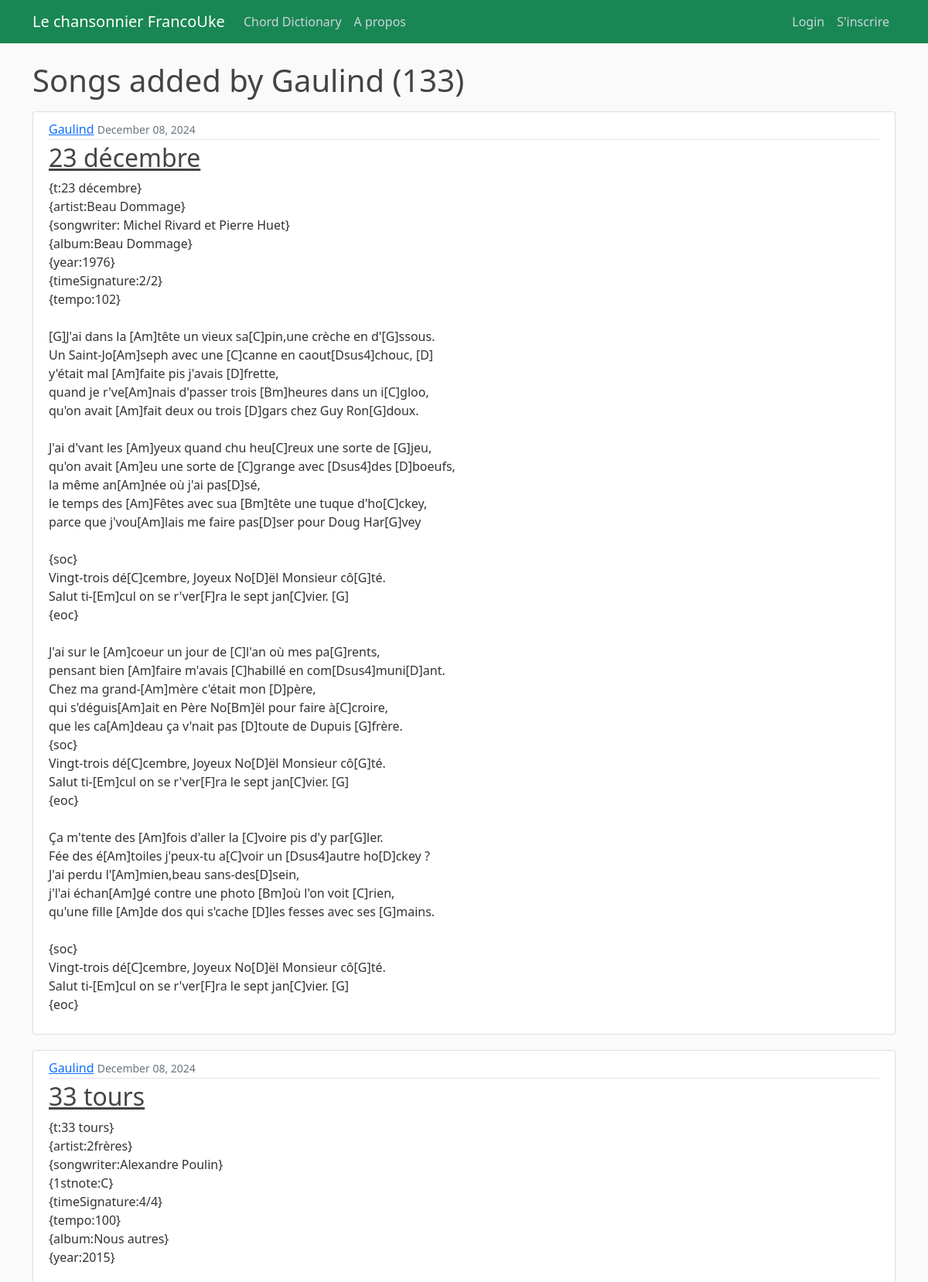
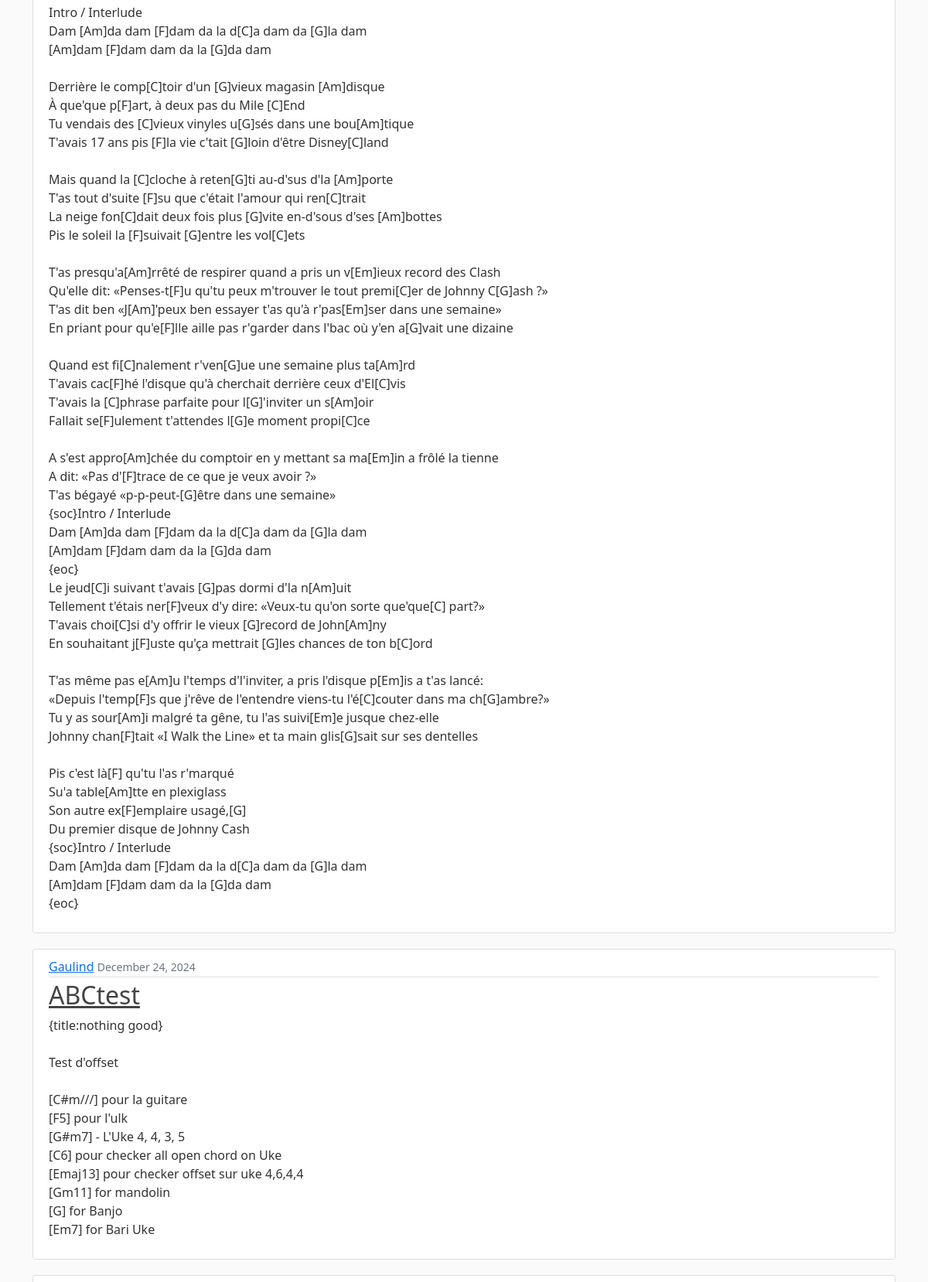
The page /user/Gaulind (upper part) on the database its author committed (2 pictures, top to bottom).
### songbook/models.py (models this page shows, shortened)
class Song(models.Model):
    songTitle = models.CharField(max_length=100, blank=True, null=True)
    songChordPro = models.TextField()  # Original
    lyrics_with_chords = models.JSONField(null=True, blank=True)
    metadata = models.JSONField(blank=True, null=True)  # Stores metadata as JSON
    date_posted = models.DateField(default=timezone.now)
    contributor = models.ForeignKey(User, on_delete=models.CASCADE)
    abc_notation = models.TextField(blank=True, null=True, help_text="Optional ABC notation for this song.")
    tags = TaggableManager(blank=True)

### songbook/views.py (the view)
# urls.py: path('user/<str:username>', UserSongListView.as_view(), name='user-songs'),
class UserSongListView (ListView):
    model = Song
    template_name = 'songbook/user_songs.html'
    context_object_name = 'songs'
    ordering = ['songTitle']
    paginate_by = 15
    def get_queryset(self):
        user = get_object_or_404(User, username=self.kwargs.get('username'))
        return Song.objects.filter(contributor=user).order_by('songTitle')

### songbook/templates/songbook/user_songs.html (shortened to what this page needs)
{% extends "songbook/base.html" %}
{% block content %}
    <h1 class="mb-3">Songs added by {{ view.kwargs.username}} ({{ page_obj.paginator.count}})</h1>
    {% for song in songs %}
        <article class="media content-section">
            <div class="media-body">
            <div class="article-metadata">
                <a class="mr-2" href="{% url 'user-songs' song.contributor.username %}">{{ song.contributor }}</a>
                <small class="text-muted">{{ song.date_posted|date:"F d, Y" }}</small>
            </div>
            <h2><a class="article-title" href="{% url 'song-detail' song.id%}">{{ song.songTitle }}</a></h2>
            <p class="article-content">{{ song.songChordPro }}</p>
            </div>
        </article>
    {% endfor %}
{% endblock content %}

### songbook/static/songbook/main.css (style rules this page uses)
body { background: #fafafa; color: #333333; margin-top: 5rem; }
h1, h2, h3, h4, h5, h6 { color: #444444; }
.content-section { background: #ffffff; padding: 10px 20px; border: 1px solid #dddddd; border-radius: 3px; margin-bottom: 20px; }
.article-title { color: #444444; }
.article-content { white-space: pre-line; }
.article-metadata { padding-bottom: 1px; margin-bottom: 4px; border-bottom: 1px solid #e3e3e3 }

### rows shown on the page
Song: contributor "Gaulind", date_posted "December 08, 2024", songTitle "23 décembre", songChordPro "{t:23 décembre} {artist:Beau Dommage} {songwriter: Michel Rivard et Pierre Huet} {album:Beau Dommage} {year:1976} {timeSignature:2/2} {tempo:102} [G]J'ai dans la [Am]tête un vieux sa[C]pin,une crèche en d'[G]ssous. Un Saint-Jo[Am]seph avec une [C]canne en caout[Dsus4]chouc, [D] y'était mal [Am]faite pis j'avais [D]frette, quand je r've[Am]nais d'passer trois [Bm]heures dans un i[C]gloo, qu'on avait [Am]fait deux ou trois [D]gars chez Guy Ron[G]doux. J'ai d'vant les [Am]yeux quand chu heu[C]reux une sorte de [G]jeu, qu'on avait [Am]eu une sorte de [C]grange avec [Dsus4]des [D]boeufs, la même an[Am]née où j'ai pas[D]sé, le temps des [Am]Fêtes avec sua [Bm]tête une tuque d'ho[C]ckey, parce que…"
Song: contributor "Gaulind", date_posted "December 08, 2024", songTitle "33 tours", songChordPro "{t:33 tours} {artist:2frères} {songwriter:Alexandre Poulin} {1stnote:C} {timeSignature:4/4} {tempo:100} {album:Nous autres} {year:2015} Intro / Interlude Dam [Am]da dam [F]dam da la d[C]a dam da [G]la dam [Am]dam [F]dam dam da la [G]da dam Derrière le comp[C]toir d'un [G]vieux magasin [Am]disque À que'que p[F]art, à deux pas du Mile [C]End Tu vendais des [C]vieux vinyles u[G]sés dans une bou[Am]tique T'avais 17 ans pis [F]la vie c'tait [G]loin d'être Disney[C]land Mais quand la [C]cloche à reten[G]ti au-d'sus d'la [Am]porte T'as tout d'suite [F]su que c'était l'amour qui ren[C]trait La neige fon[C]dait deux fois plus [G]vite en-d'sous d'ses [Am]bottes Pis le soleil la [F]suivait [G]entre…"
Song: contributor "Gaulind", date_posted "December 24, 2024", songTitle "ABCtest", songChordPro "{title:nothing good} Test d'offset [C#m///] pour la guitare [F5] pour l'ulk [G#m7] - L'Uke 4, 4, 3, 5 [C6] pour checker all open chord on Uke [Emaj13] pour checker offset sur uke 4,6,4,4 [Gm11] for mandolin [G] for Banjo [Em7] for Bari Uke"

### other values the page prints
{{ view.kwargs.username }} "Gaulind"
{{ page_obj.paginator.count }} "133"
